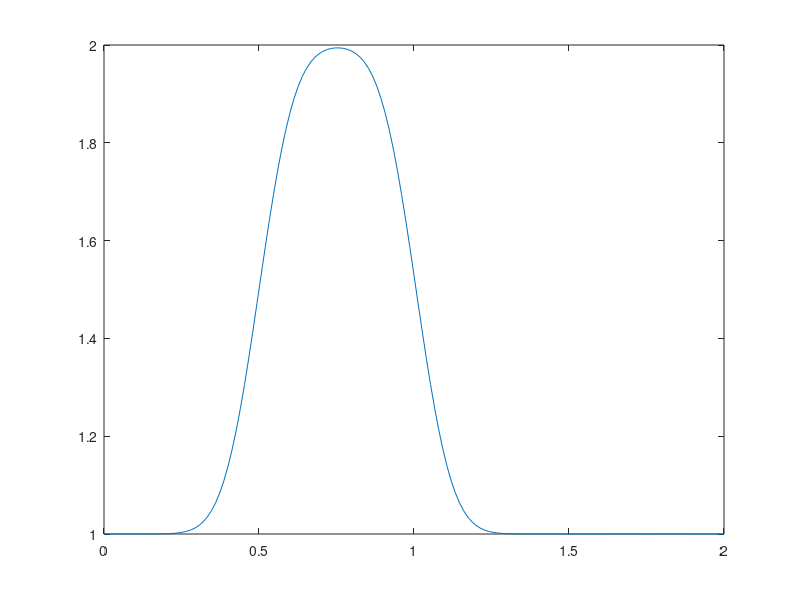

MATLAB code to generate this figure:
%% Step 3: 1D Diffusion
clc
clear all

Lx = 2;
nx = 151;
dx = Lx/(nx-1);

for i = 1:nx
    x(i) = (i-1)*dx;
end

nt = 120;
sigma = 0.2;
nue  =0.3;
dt = (sigma*dx^2)/nue;

u=ones(1,nx);


for i= 1:nx
    
    if x(i) >= 0.5 && x(i)<=1
        u(1,i)=2;
    end
    
end



for n = 1:nt
    u1=u;
    plot(linspace(0,2,nx),u)
    pause(0.2)
    for i = 2:nx-1
        
        u(i) = u1(i) + (nue*dt/dx^2)*(u1(i+1)-2*u1(i)+u1(i-1));
      
    end
    
    
end
